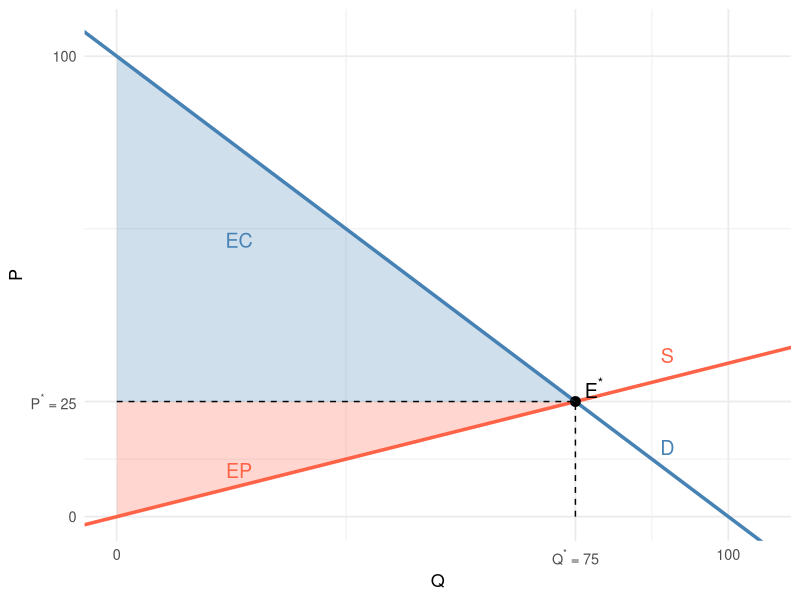
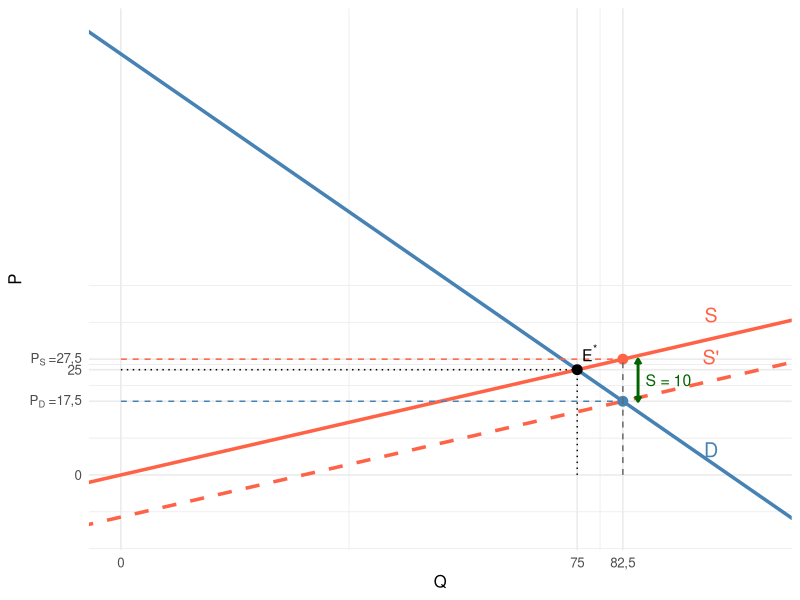
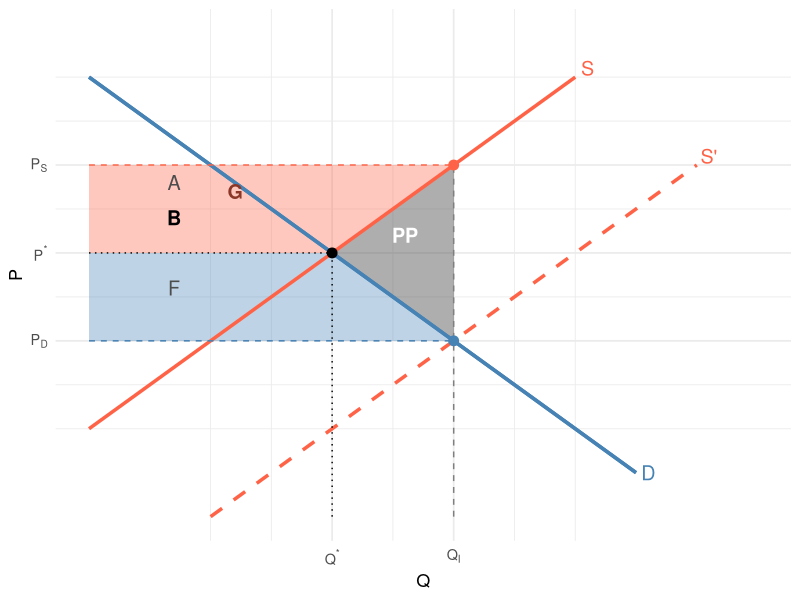

The R script that drew these images, in order:
## ---- chunk 1
library(ggplot2)
library(dplyr)
library(tidyr)
## ---- chunk 2
ggplot() +
  # Supply and demand
  geom_abline(slope = -1, intercept = 100, color = "steelblue", linewidth = 1.2) +
  geom_abline(slope = 1/3, intercept = 0, color = "tomato", linewidth = 1.2) +
  # Equilibrium point
  geom_point(aes(x = 75, y = 25), size = 3, color = "black") +
  # Shading XC
  geom_polygon(aes(x = c(0, 0, 75), y = c(25, 100, 25)),
               fill = "steelblue", alpha = 0.25) +
  # Shading EP
  geom_polygon(aes(x = c(0, 0, 75), y = c(0, 25, 25)),
               fill = "tomato", alpha = 0.25) +
  # Dashed lines
  geom_segment(aes(x = 75, y = 0, xend = 75, yend = 25), linetype = "dashed") +
  geom_segment(aes(x = 0, y = 25, xend = 75, yend = 25), linetype = "dashed") +
  # Labels
  annotate("text", x = 20, y = 60, label = "EC", size = 5, color = "steelblue") +
  annotate("text", x = 20, y = 10, label = "EP", size = 5, color = "tomato") +
  annotate("text", x = 90, y = 15, label = "D", size = 5, color = "steelblue") +
  annotate("text", x = 90, y = 35, label = "S", size = 5, color = "tomato") +
  annotate("text", x = 78, y = 28, label = expression(E^"*"), size = 5) +
  scale_x_continuous(limits = c(0, 105), breaks = c(0, 75, 100),
                     labels = c("0", expression(Q^"*"~"= 75"), "100")) +
  scale_y_continuous(limits = c(0, 105), breaks = c(0, 25, 100),
                     labels = c("0", expression(P^"*"~"= 25"), "100")) +
  labs(x = "Q", y = "P") +
  theme_minimal(base_size = 13)
## ---- chunk 3
ggplot() +
  # Original supply and demand
  geom_abline(slope = -1, intercept = 100, color = "steelblue", linewidth = 1.2) +
  geom_abline(slope = 1/3, intercept = 0, color = "tomato", linewidth = 1.2) +
  # Shifted supply S' (seen by consumer, price is PD = PS - 10, so QS=3(PD+10)=3PD+30)
  # Inverse: PD = QS/3 - 10, i.e., slope same, intercept shifts down by 10
  geom_abline(slope = 1/3, intercept = -10, color = "tomato", linetype = "dashed",
              linewidth = 1.2) +
  # Original equilibrium
  geom_point(aes(x = 75, y = 25), size = 3, color = "black") +
  geom_segment(aes(x = 75, y = 0, xend = 75, yend = 25), linetype = "dotted") +
  geom_segment(aes(x = 0, y = 25, xend = 75, yend = 25), linetype = "dotted") +
  # New equilibrium points
  geom_point(aes(x = 82.5, y = 17.5), size = 3, color = "steelblue") +
  geom_point(aes(x = 82.5, y = 27.5), size = 3, color = "tomato") +
  geom_segment(aes(x = 82.5, y = 0, xend = 82.5, yend = 27.5), linetype = "dashed",
               color = "gray40") +
  geom_segment(aes(x = 0, y = 17.5, xend = 82.5, yend = 17.5), linetype = "dashed",
               color = "steelblue") +
  geom_segment(aes(x = 0, y = 27.5, xend = 82.5, yend = 27.5), linetype = "dashed",
               color = "tomato") +
  # Arrow showing subsidy wedge
  annotate("segment", x = 85, y = 17.5, xend = 85, yend = 27.5,
           arrow = arrow(ends = "both", length = unit(0.15, "cm")),
           color = "darkgreen", linewidth = 1) +
  annotate("text", x = 90, y = 22.5, label = "S = 10", size = 4, color = "darkgreen") +
  # Labels
  annotate("text", x = 97, y = 6, label = "D", size = 5, color = "steelblue") +
  annotate("text", x = 97, y = 38, label = "S", size = 5, color = "tomato") +
  annotate("text", x = 97, y = 28, label = "S'", size = 5, color = "tomato") +
  annotate("text", x = 77, y = 29, label = expression(E^"*"), size = 4) +
  scale_x_continuous(limits = c(0, 105),
                     breaks = c(0, 75, 82.5),
                     labels = c("0", "75", "82,5")) +
  scale_y_continuous(limits = c(-12, 105),
                     breaks = c(0, 17.5, 25, 27.5),
                     labels = c("0", expression(P[D]~"=17,5"), "25",
                                expression(P[S]~"=27,5"))) +
  labs(x = "Q", y = "P") +
  theme_minimal(base_size = 12)
## ---- chunk 4
# Parameters: D: P=5-Q, S: P=1+Q (scaled for nice plot)
# Eq: P*=3, Q*=2; with S=2: PD=2, PS=4, QI=3
d_fn  <- function(q) 5 - q
sa_fn <- function(q) 1 + q      # original supply (inverse)
sb_fn <- function(q) -1 + q     # shifted supply (S' = S - subsidy, PD = PS-2)

Pstar <- 3; Qstar <- 2
PD_n <- 2; PS_n <- 4; QI_n <- 3

# Area labels
ggplot() +
  # Shading XC gain (B: between PD and P*, up to QI)
  geom_polygon(aes(x = c(0, 0, Qstar, QI_n),
                   y = c(PD_n, Pstar, Pstar, PD_n)),
               fill = "steelblue", alpha = 0.35) +
  # Shading XP gain (G: between P* and PS, up to QI)  
  geom_polygon(aes(x = c(0, 0, QI_n, Qstar),
                   y = c(Pstar, PS_n, PS_n, Pstar)),
               fill = "tomato", alpha = 0.35) +
  # Dead weight loss triangle (C+E combined)
  geom_polygon(aes(x = c(Qstar, QI_n, QI_n),
                   y = c(Pstar, PD_n, PS_n)),
               fill = "gray30", alpha = 0.45) +
  # Supply and demand curves
  stat_function(fun = d_fn, xlim = c(0, 4.5), color = "steelblue", linewidth = 1.2,
                aes(x = NA_real_)) +
  geom_segment(aes(x = 0, y = 5, xend = 4.5, yend = 0.5),
               color = "steelblue", linewidth = 1.2) +
  geom_segment(aes(x = 0, y = 1, xend = 4, yend = 5),
               color = "tomato", linewidth = 1.2) +
  geom_segment(aes(x = 1, y = 0, xend = 5, yend = 4),
               color = "tomato", linetype = "dashed", linewidth = 1.2) +
  # Equilibrium
  geom_point(aes(x = Qstar, y = Pstar), size = 3) +
  geom_segment(aes(x = Qstar, y = 0, xend = Qstar, yend = Pstar), linetype = "dotted") +
  geom_segment(aes(x = 0, y = Pstar, xend = Qstar, yend = Pstar), linetype = "dotted") +
  # New equilibrium
  geom_segment(aes(x = QI_n, y = 0, xend = QI_n, yend = PS_n), linetype = "dashed",
               color = "gray50") +
  geom_segment(aes(x = 0, y = PD_n, xend = QI_n, yend = PD_n), linetype = "dashed",
               color = "steelblue") +
  geom_segment(aes(x = 0, y = PS_n, xend = QI_n, yend = PS_n), linetype = "dashed",
               color = "tomato") +
  geom_point(aes(x = QI_n, y = PD_n), size = 3, color = "steelblue") +
  geom_point(aes(x = QI_n, y = PS_n), size = 3, color = "tomato") +
  # Area labels
  annotate("text", x = 0.7, y = 3.4, label = "B", size = 5, fontface = "bold") +
  annotate("text", x = 0.7, y = 3.8, label = "A", size = 5, color = "gray30") +
  annotate("text", x = 0.7, y = 2.6, label = "F", size = 5, color = "gray30") +
  annotate("text", x = 0.7, y = 3.65, label = "", size = 4) +
  annotate("text", x = 1.2, y = 3.7, label = "G", size = 5, fontface = "bold",
           color = "tomato4") +
  annotate("text", x = 2.6, y = 3.2, label = "PP", size = 5, fontface = "bold",
           color = "white") +
  # Curve labels
  annotate("text", x = 4.6, y = 0.5, label = "D", size = 5, color = "steelblue") +
  annotate("text", x = 4.1, y = 5.1, label = "S", size = 5, color = "tomato") +
  annotate("text", x = 5.1, y = 4.1, label = "S'", size = 5, color = "tomato") +
  scale_x_continuous(limits = c(0, 5.5), breaks = c(Qstar, QI_n),
                     labels = c(expression(Q^"*"), expression(Q[I]))) +
  scale_y_continuous(limits = c(0, 5.5), breaks = c(PD_n, Pstar, PS_n),
                     labels = c(expression(P[D]), expression(P^"*"), expression(P[S]))) +
  labs(x = "Q", y = "P") +
  theme_minimal(base_size = 13)
